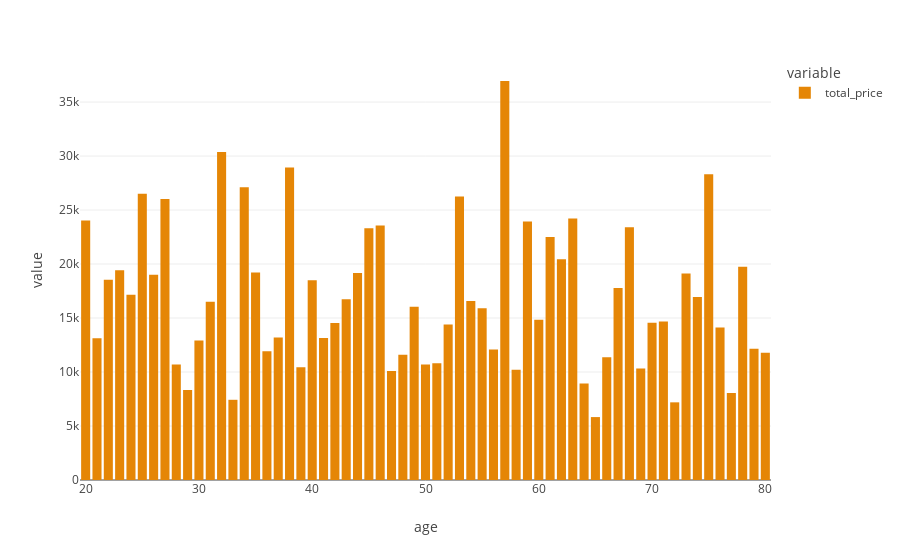

Notebook cell for this chart:
### Code cell
#top ages having highest sales.
top_ages=data.groupby(['age'])[['total_price']].sum().sort_values(by='total_price' , ascending = False).reset_index()
top_ages

fig2 = px.bar(top_ages, x="age", y=top_ages.columns[1:] ,color_discrete_sequence=px.colors.qualitative.Vivid  )
fig2.show()

### Figure 1 — Plotly figure (JSON) as saved in the notebook; plotly's stock layout.template omitted (floating-point values rounded to 4 significant figures)
{"data": [{"alignmentgroup": "True", "hovertemplate": "variable=total_price<br>age=%{x}<br>value=%{y}<extra></extra>", "legendgroup": "total_price", "marker": {"color": "rgb(229, 134, 6)", "pattern": {"shape": ""}}, "name": "total_price", "offsetgroup": "total_price", "orientation": "v", "showlegend": true, "textposition": "auto", "type": "bar", "x": [57, 32, 38, 75, 34, 25, 53, 27, 63, 20, 59, 46, 68, 45, 61, 62, 78, 23, 35, 44, 73, 26, 22, 40, 67, 24, 74, 43, 54, 31, 49, 55, 60, 71, 70, 42, 52, 76, 37, 41, 21, 30, 79, 56, 36, 80, 48, 66, 51, 28, 50, 39, 69, 58, 47, 64, 29, 77, 33, 72, 65], "xaxis": "x", "y": [36950, 30371, 28942, 28309, 27105, 26506, 26246, 26027, 24228, 24036, 23932, 23572, 23404, 23321, 22512, 20453, 19739, 19421, 19217, 19174, 19129, 19004, 18545, 18492, 17772, 17150, 16946, 16733, 16584, 16497, 16046, 15895, 14833, 14688, 14560, 14548, 14391, 14134, 13185, 13145, 13134, 12916, 12155, 12080, 11919, 11788, 11596, 11372, 10818, 10703, 10701, 10445, 10331, 10214, 10104, 8948, 8326, 8061, 7428, 7192, 5827], "yaxis": "y"}], "layout": {"autosize": true, "barmode": "relative", "legend": {"title": {"text": "variable"}, "tracegroupgap": 0}, "margin": {"t": 60}, "xaxis": {"anchor": "y", "autorange": true, "domain": [0, 1], "range": [19.5, 80.5], "title": {"text": "age"}, "type": "linear"}, "yaxis": {"anchor": "x", "autorange": true, "domain": [0, 1], "range": [0, 38890.0], "title": {"text": "value"}, "type": "linear"}}}
